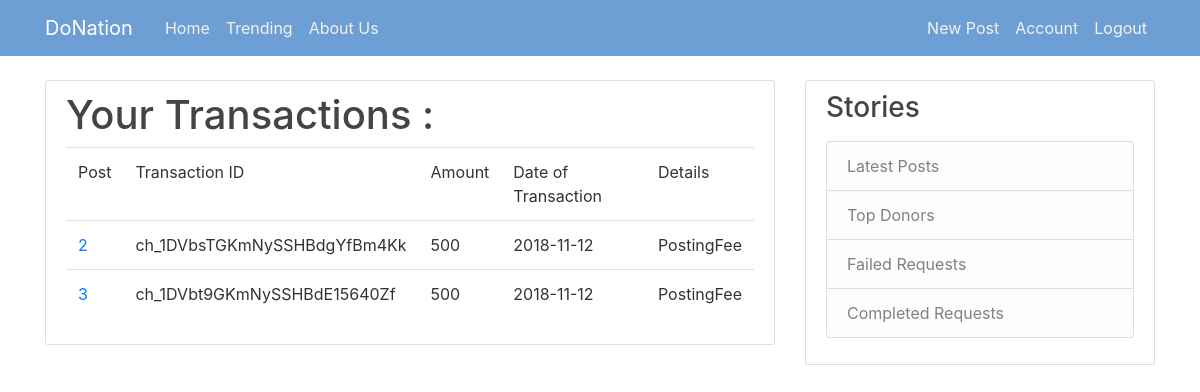
/my_transactions (signed in), run on the app's committed database.
### flaskblog/models.py (models this page shows)
class Transaction(db.Model):
    id = db.Column(db.Integer, primary_key=True)
    Amount = db.Column(db.Integer, nullable=False)
    transaction_id = db.Column(db.String(20),nullable=False,unique=True)
    date_of_Transaction = db.Column(db.DateTime, nullable=False, default=datetime.utcnow)
    user_id = db.Column(db.Integer, db.ForeignKey('user.id'), nullable=False)
    post_id = db.Column(db.Integer, db.ForeignKey('post.id'), nullable=False)
    transaction_type = db.Column(db.String(20),nullable=False,default="donation")

### flaskblog/routes.py (the view)
@app.route("/my_transactions")
@login_required
def my_transactions():
	return render_template('my_transactions.html')

### flaskblog/models.py (called while the page is built)
@login_manager.user_loader
def load_user(user_id):
    return User.query.get(int(user_id))

### flaskblog/templates/my_transactions.html
{% extends "layout.html" %}
{% block content %}
    <div class="content-section">
		<div>
			<h2 class="account-heading"> Your Transactions : </h2>
			<table class="table">
			<tr>
				<td>  Post  </td>
				<td>  Transaction ID  </td>
				<td>  Amount  </td>
				<td>  Date of Transaction  </td>
				<td>  Details  </td>
			</tr>
			{% for tx in current_user.transactions %}
			<tr>
				<td> <a class="mr-2" href="{{ url_for('post',post_id=tx.post_id) }}">{{ tx.post_id }}</a> </td>
				<td> {{ tx.transaction_id }} </td>
				<td> {{ tx.Amount }} </td>
				<td> {{ tx.date_of_Transaction.strftime('%Y-%m-%d') }} </td>
				<td> {{ tx.transaction_type }} </td>
			</tr>
			{% endfor %}
			</table>
		</div>
		</div>
{% endblock content %}

### flaskblog/static/main.css (style rules this page uses)
body { background-image: url("https://d2v9y0dukr6mq2.cloudfront.net/video/thumbnail/itCjTBE/blue-smooth-flowing-waves-on-light-background-video-animation-hd-1920x1080_v1gtgzrrzg__F0008.png"); color: #333333; margin-top: 5rem; }
h1, h2, h3, h4, h5, h6 { color: #444444; }
.content-section { background: #ffffff; padding: 10px 20px; border: 1px solid #dddddd; border-radius: 3px; margin-bottom: 20px; }
.account-heading { font-size: 2.5rem; }
*, *:before, *:after { box-sizing: border-box; }

### data on the page
Transaction: post_id "2", transaction_id "ch_1DVbsTGKmNySSHBdgYfBm4Kk", Amount "500", date_of_Transaction "2018-11-12", transaction_type "PostingFee"
Transaction: post_id "3", transaction_id "ch_1DVbt9GKmNySSHBdE15640Zf", Amount "500", date_of_Transaction "2018-11-12", transaction_type "PostingFee"
